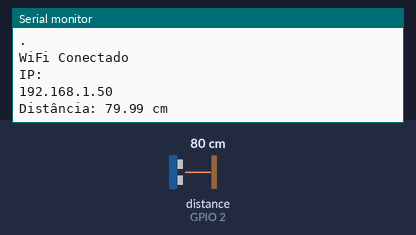
This sketch was run on a simulated ESP32. On the bench: the last lines printed to the serial monitor. Wiring (inferred from the names in the program): ultrasonic range finder: trigger GPIO 4; echo GPIO 2. Inputs (shaded band) come from the test bench; at power-on: distance to the obstacle (sensor on GPIO 2) 80 cm. The echo pulse lasts 58.3 µs per cm; WiFi joins after 1.5 s; servers stay silent unless stated.

Above: at 2.7 s.
2.8 s: distance to the obstacle (sensor on GPIO 2) set to 2 cm
At 4.1 s:
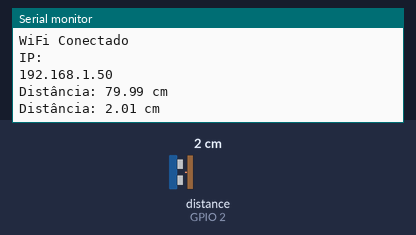
4.3 s: distance to the obstacle (sensor on GPIO 2) set to 4 cm
At 5.9 s:
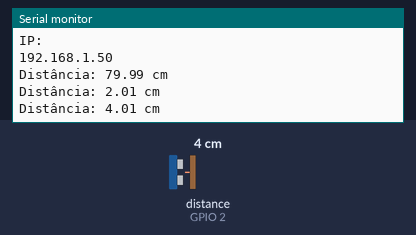
Timing chart, 0 to 7.4 s (numbered marks = the images above; inputs shaded):
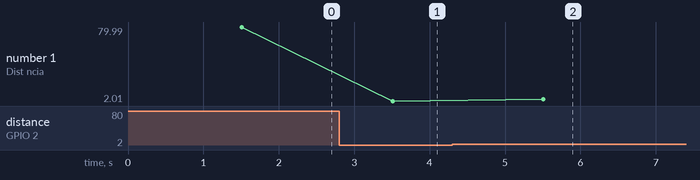

The sketch:

esp32_lixeira.ino
```cpp
#include <WiFi.h>
#include <WiFiClient.h>
#include <WiFiAP.h>
#include <ESPAsyncWebServer.h>
#include <string.h>
#include "index.h"
const int PINO_TRIG = 4; // Pino D4 conectado ao TRIG do HC-SR04
const int PINO_ECHO = 2; // Pino D2 conectado ao ECHO do HC-SR04

const char *ssid = "iPhone de Lucas";
const char *senha = "lpsilva123";
String html = "";
float altura = 33.00;
AsyncWebServer server(80);
void setup() {
  // Inicio código sensor
  Serial.begin(9600); // Inicializa a comunicação serial
  pinMode(PINO_TRIG, OUTPUT); // Configura o pino TRIG como saída
  pinMode(PINO_ECHO, INPUT); // Configura o pino ECHO como entrada
  //Fim Código Sensor

  //Início conexão com o WIFI
  Serial.println("Conectando a...");
  Serial.println(ssid);

  WiFi.begin(ssid,senha);

  while (WiFi.status() != WL_CONNECTED){
    delay(500);
    Serial.println(".");
  }
  Serial.println("");
  Serial.println("WiFi Conectado");
  Serial.println("IP: ");
  Serial.println(WiFi.localIP());

  server.on("/", HTTP_GET, [] (AsyncWebServerRequest *request){
    request->send(200,"text/html",getHTML(html));
  });

  server.begin();
}
void loop() {
  digitalWrite(PINO_TRIG, LOW);
  delayMicroseconds(10);
  digitalWrite(PINO_TRIG, HIGH);
  delayMicroseconds(10);
  digitalWrite(PINO_TRIG, LOW);

  long duracao = pulseIn(PINO_ECHO, HIGH); // Mede o tempo de resposta do ECHO
  float distancia = (duracao * 0.0343) / 2;// Calcula a distância usando a velocidade do som (aproximadamente 343 m/s)
  Serial.print("Distância: ");
  Serial.print(distancia);
  Serial.println(" cm");
  float capacidade = 100 - ((distancia * 100) / altura);
  html = String(capacidade);
  delay(2000); // Aguarda 1 segundo antes de fazer a próxima leitura
}
//long -> A variável "long" é utilizada para armazenar números inteiros longos, ou seja, números inteiros maiores do que os que podem ser armazenados em uma variável "int"
//delayMicroseconds -> A função delayMicroseconds() lida com microssegundos (10 elevado a -6 segundos), enquanto a função delay() lida com milissegundos (10 elevado a -3 segundos).
```

index.h
```cpp
//float valor = 0.00;

const char INDEX_HTML[] PROGMEM = R"=====(
    <!DOCTYPE html>
<html>

<head>
    <meta charset='utf-8'>
    <meta http-equiv='X-UA-Compatible' content='IE=edge'>
    <title>Sistema de Gerenciamento de Lixeiras</title>
    <meta name='viewport' content='width=device-width, initial-scale=1'>
    <script src="https://www.gstatic.com/charts/loader.js"></script>
    <script src="https://cdnjs.cloudflare.com/ajax/libs/Chart.js/2.9.4/Chart.js"></script>
    <script src="https://ajax.googleapis.com/ajax/libs/jquery/3.7.1/jquery.min.js"></script>
    <style>
        #myHeader {
            background-color: silver;
            color: black;
            padding: 40px;
            text-align: center;
            font-family: Verdana, Geneva, Tahoma, sans-serif;
        }

        /*div.graficos {
            width: 100%;
            overflow: auto;
        }*/

        div.graficos {
            width: 30%;
            margin: auto;
        }

        /* div.graficos div {
            width: 100%;
            display: inline-block;
            text-align: center;
        }*/


    </style>
</head>

<body>
    <h1 id="myHeader">Lixeira Inteligente</h1>
    <div class="graficos">

        <div id="myChart" style="width:800px; height:500px;"></div>
    </div>

    <script>


        google.charts.load('current', { 'packages': ['corechart'] });
        google.charts.setOnLoadCallback(drawChart);


        function drawChart() {

            // Set Data
            const data = google.visualization.arrayToDataTable([
                ['Contry', 'Mhl'],
                ['Volume Livre', 100 - {VALUE}],
                ['Volume Ocupado', {VALUE}]
            ]);

            // Set Options
            const options = {
                title: 'Porcentagem do Uso da Lixeira'
            };

            // Draw
            const chart = new google.visualization.PieChart(document.getElementById('myChart'));
            chart.draw(data, options);

        }


    </script>
</body>

</html>
)=====";

String getHTML(String valor) {
  String html_with_value;

  // Loop para ler cada caractere de INDEX_HTML e construir a String html_with_value
  for (size_t i = 0; i < sizeof(INDEX_HTML); i++) {
    char c = pgm_read_byte(&INDEX_HTML[i]); // Lê um caractere de PROGMEM
    if (c != '\0') {
      html_with_value += c; // Adiciona o caractere à String html_with_value
    } else {
      break; // Sai do loop quando encontrar o caractere nulo
    }
  }

  // Substitui "{VALUE}" pelo valor de 'valor'
  html_with_value.replace("{VALUE}", String(valor));

  return html_with_value;
}
```

Measured:
- after the input at 2.8 s, the serial monitor: prints a new line after 0.71 s (image 1)
- after the input at 4.3 s, the serial monitor: prints a new line after 1.2 s (image 2)
- plotted number 1: 79.99 → 2.01 after the input at 2.8 s, 2.01 → 4.01 after the input at 4.3 s
